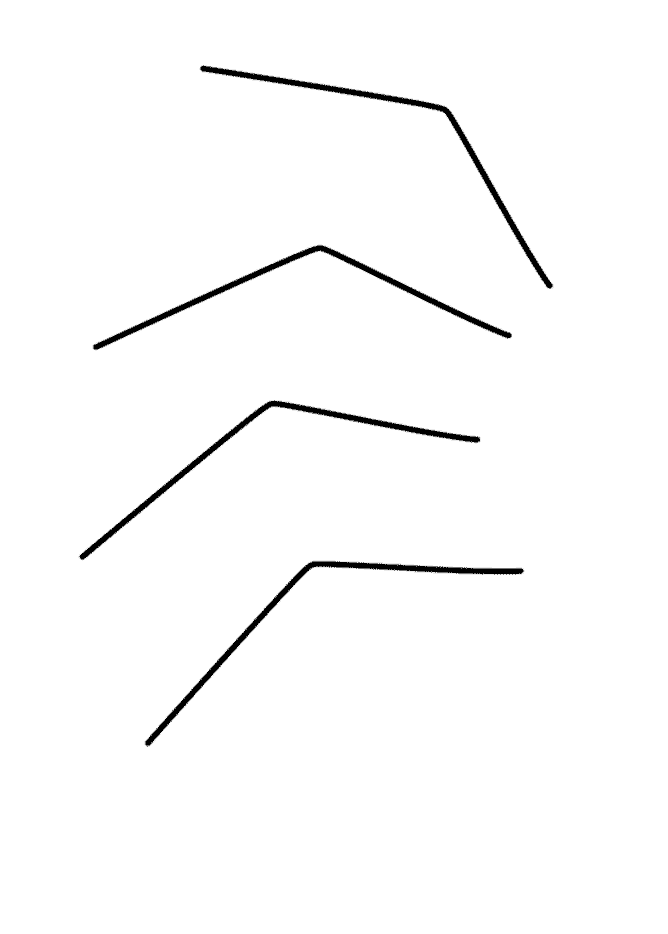
#> input picture artwork/legs/legsl.gif, 668 x 934 px
$ python prepare_frames.py
#> lines starting #> are read from the running program, lines starting #| are printed output that depends on the picture
from pathlib import Path
from PIL import Image
import json
root = Path(__file__).resolve().parents[1]
out = root / 'dist' / 'assets'
clips={}
for name,path,scale in [('left','legs/legsl.gif',.55),('right','legs/legsr.gif',.55),('nudge','eyenudge.gif',.2)]:
    im=Image.open(root / 'artwork' / path)
#> im is the input picture: PIL image 668x934 P; mean R, G, B, A 250.7, 250.7, 250.7, 5.8
    frames=[]; durations=[]
    for i in range(im.n_frames):
        im.seek(i)
        frames.append(im.convert('RGBA'))
        durations.append(im.info.get('duration',100))
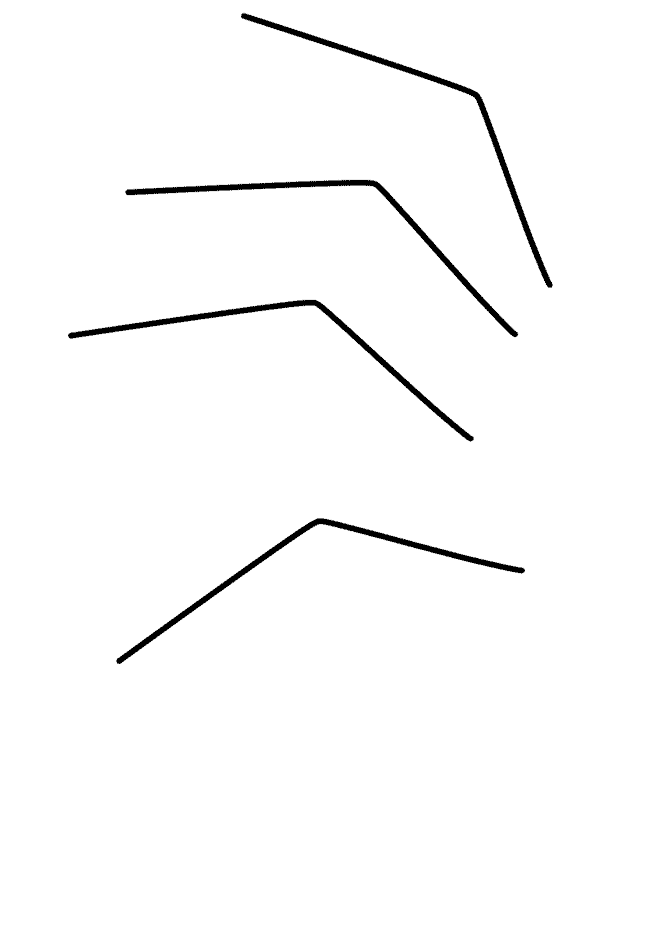
#> im: PIL image 668x934 RGBA; mean R, G, B, A 250.7, 250.7, 250.7, 5.2; transparent parts drawn white
#> after the loop, durations = [100, 100, 100]; frames = 3 items
    bounds=[frame.getbbox() for frame in frames]
#> bounds = [(78, 65, 554, 747), (151, 180, 555, 921), (68, 12, 553, 664)]
    box=(0,0,*im.size) if name!='nudge' else (min(x[0] for x in bounds),min(x[1] for x in bounds),max(x[2] for x in bounds),max(x[3] for x in bounds))
#> box = (0, 0, 668, 934)
    size=tuple(round((box[i+2]-box[i])*scale) for i in [0,1])
#> size = (367, 514)
    cols=min(6,len(frames))
#> cols = 3
    sheet=Image.new('RGBA',(size[0]*cols,size[1]*((len(frames)+cols-1)//cols)))
#> sheet: PIL image 1101x514 RGBA; every value is 0
    for i,f in enumerate(frames):
        sheet.paste(f.crop(box).resize(size,Image.Resampling.LANCZOS),((i%cols)*size[0],(i//cols)*size[1]))
#> this loop made 3 passes
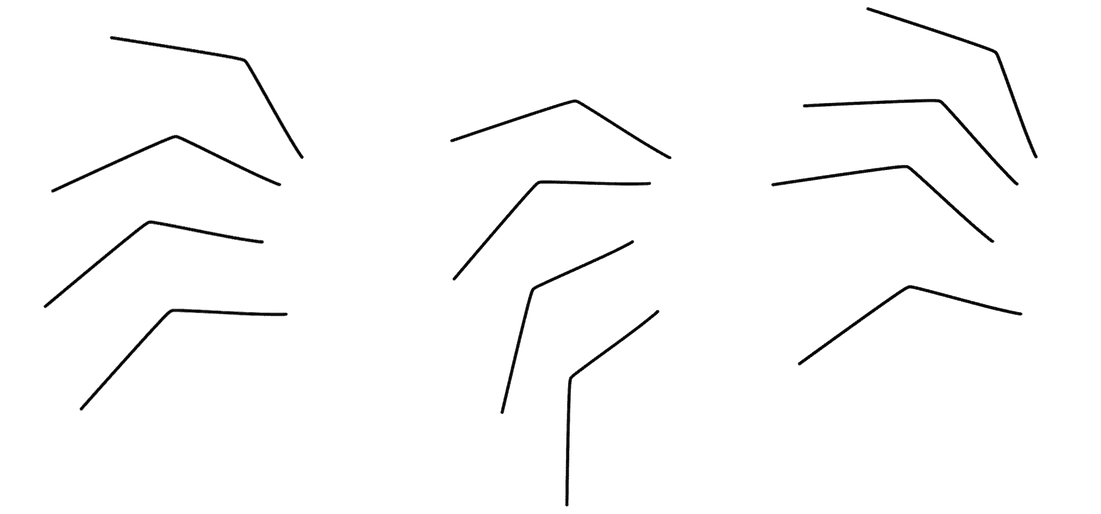
#> sheet: PIL image 1101x514 RGBA; mean R, G, B, A 4.2, 4.2, 4.2, 5.3; transparent parts drawn white
    sheet.save(out/(name+'.png'),optimize=True)
    clips[name]=dict(width=size[0],height=size[1],cols=cols,durations=durations)
#> pass 2 of the loop `for name,path,scale in [('left','legs/legsl.gif',.55),('right','legs/l..`:
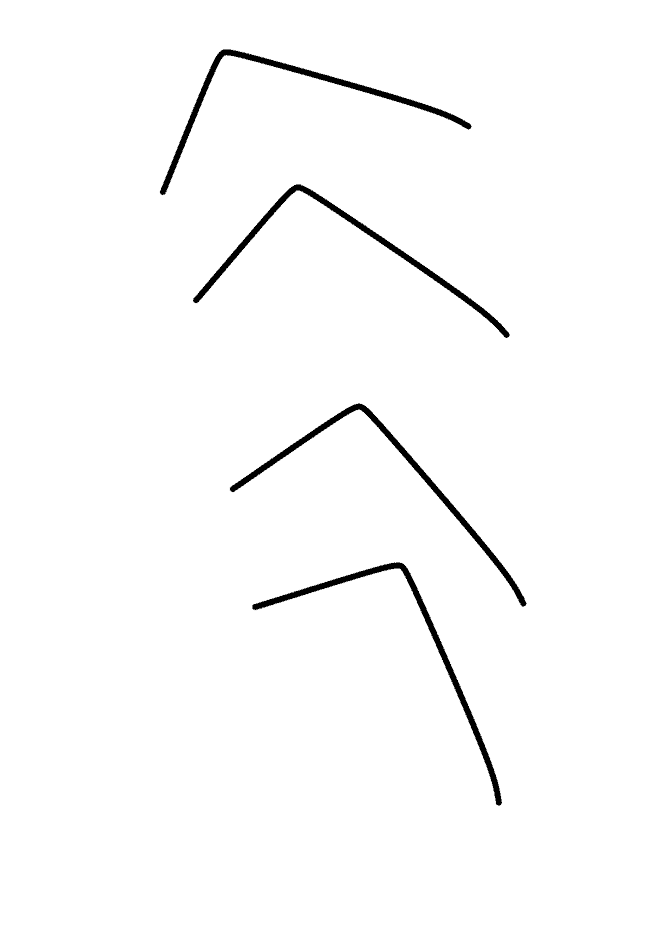
#> input picture artwork/legs/legsr.gif, 668 x 934 px
#> im is the input picture: PIL image 668x934 P; mean R, G, B, A 251, 251, 251, 4.8
#> after the loop `for i in range(im.n_frames):`:
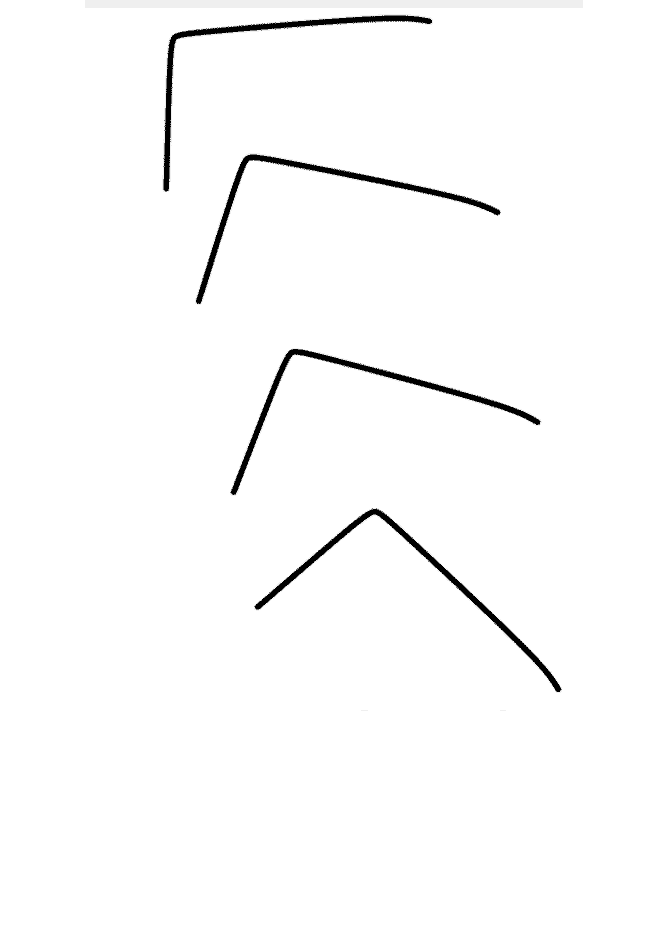
#> im: PIL image 668x934 RGBA; mean R, G, B, A 251, 251, 251, 7; transparent parts drawn white
#> bounds = [(159, 49, 527, 806), (160, 69, 536, 917), (85, 0, 583, 711)]
#> the loop `for i,f in enumerate(frames):` made 3 passes
#> after the loop `for i,f in enumerate(frames):`:
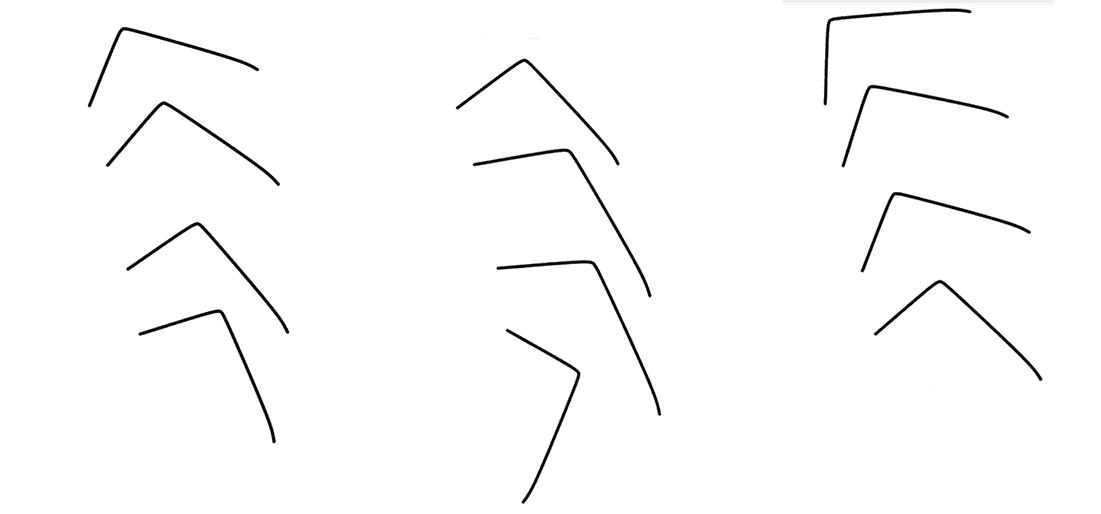
#> sheet: PIL image 1101x514 RGBA; mean R, G, B, A 5.6, 5.6, 5.6, 5.9; transparent parts drawn white
#> pass 3 of the loop `for name,path,scale in [('left','legs/legsl.gif',.55),('right','legs/l..`:
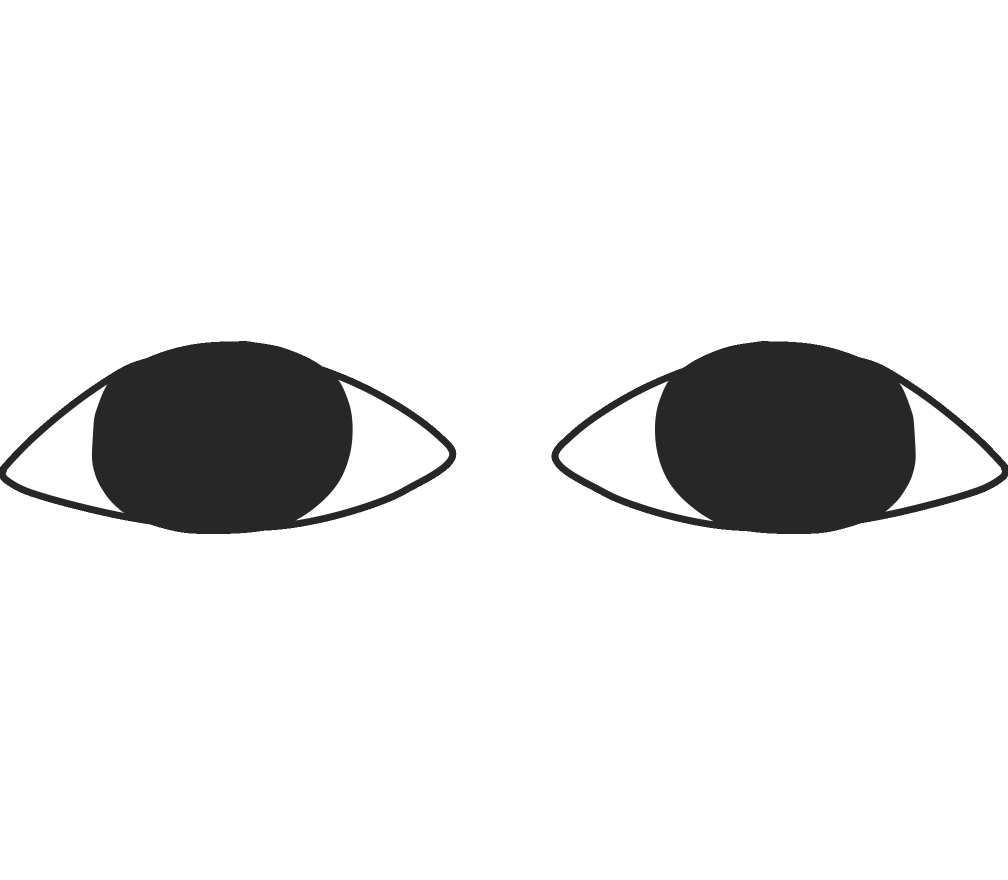
#> input picture artwork/eyenudge.gif, 2016 x 1760 px (shown at 1/2 size)
#> im is the input picture: PIL image 2016x1760 P; mean R, G, B, A 12.4, 12.4, 12.4, 34.8
#> after the loop `for i in range(im.n_frames):`: durations = 31 values from 70 to 70; frames = 31 items
#> bounds = 31 items, first 6: (0, 682, 2016, 1068), (0, 682, 2016, 1068), (0, 682, 2016, 1068), (0, 682, 2016, 1074), (0, 677, 2016, 1092), (12, 656, 2002, 1132)
#> box = (0, 416, 2016, 1341)
#> size = (403, 185)
#> cols = 6
#> the loop `for i,f in enumerate(frames):` made 31 passes
#> after the loop `for i,f in enumerate(frames):`:
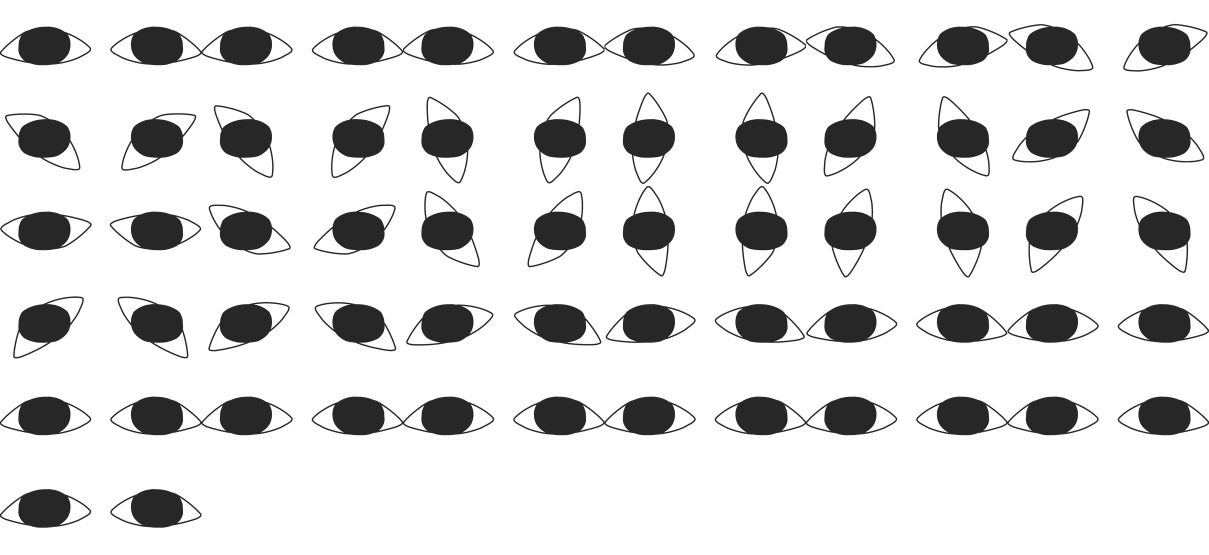
#> sheet: PIL image 2418x1110 RGBA (shown at 1/2 size); mean R, G, B, A 22.9, 22.9, 22.9, 59.4; transparent parts drawn white
(out.parent/'clips.js').write_text('const clips = '+json.dumps(clips,indent=2)+';\n')
